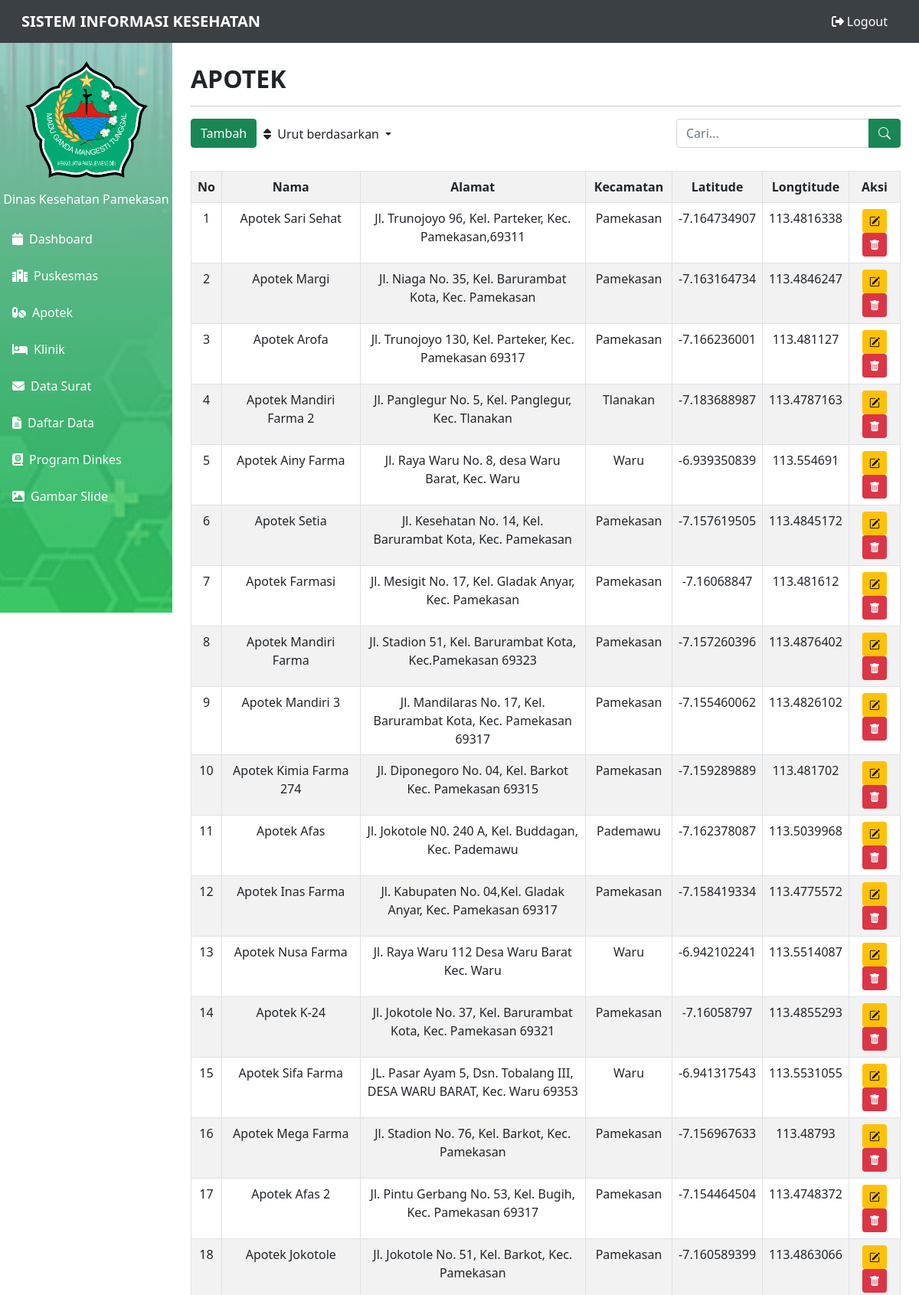
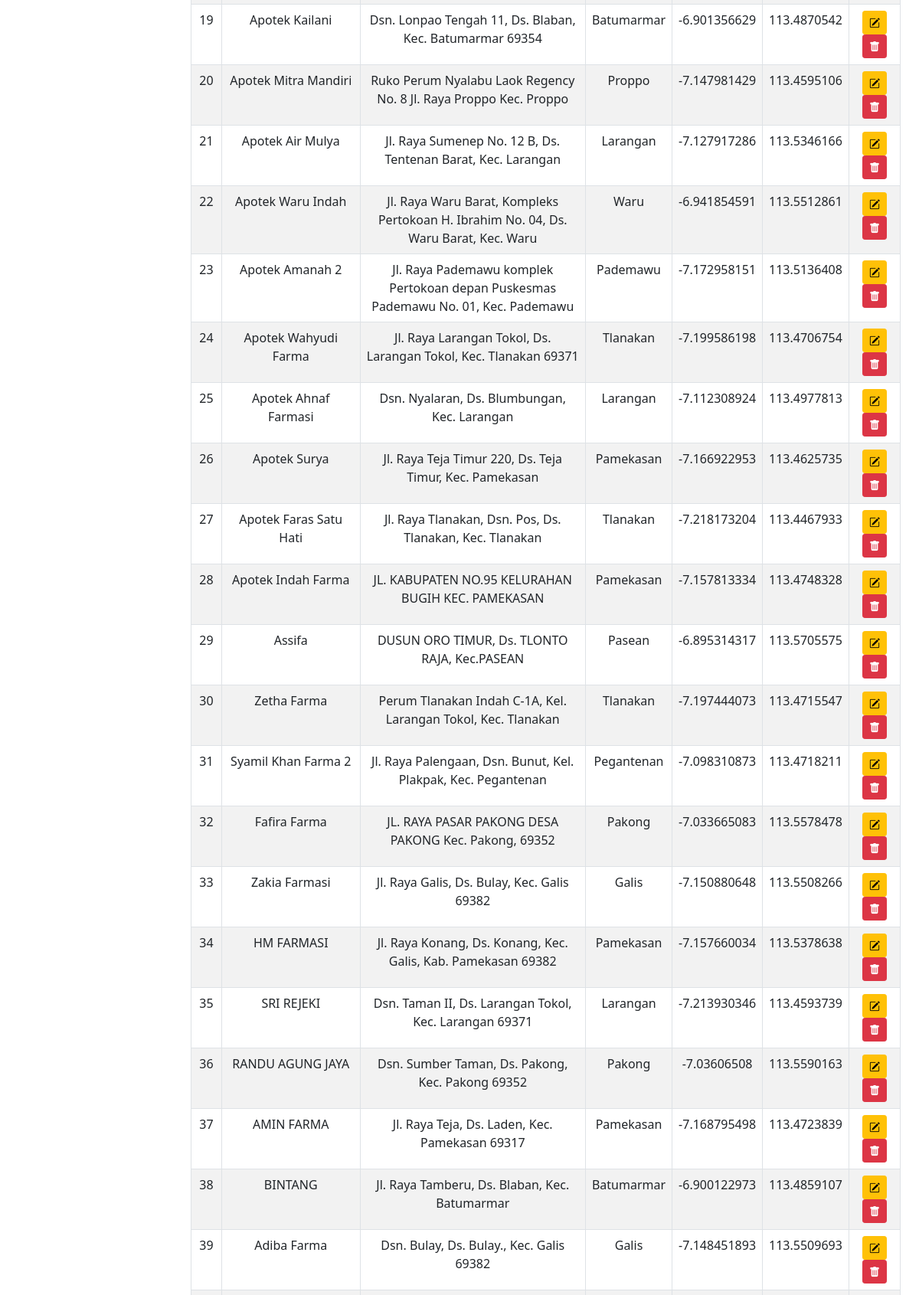
The app's page /admin/apotek/index.php (signed in, upper part) with its own data (2 pictures, top to bottom).
### tables this page shows
CREATE TABLE `apotek` (
  `no` int(11) NOT NULL,
  `nama` varchar(50) NOT NULL,
  `alamat` text NOT NULL,
  `kecamatan` varchar(50) NOT NULL,
  `latitude` varchar(50) NOT NULL,
  `longtitude` varchar(50) NOT NULL
);

### admin/apotek/index.php (the view, shortened to what this page needs)
<?php
$servername = "localhost";
$username = "root";
$password = "";
$database = "dinkes1";
$conn = new mysqli($servername, $username, $password, $database);
$query = "SELECT * FROM apotek";
$result = $conn->query($query);
?>
<!DOCTYPE html>
<html lang="en">
<head>
    <link href="https://cdn.jsdelivr.net/npm/simple-datatables@latest/dist/style.css" rel="stylesheet" />
    <link href="../css/styles.css" rel="stylesheet" />
    <link rel="stylesheet" href="https://cdn.jsdelivr.net/npm/bootstrap-icons@1.11.1/font/bootstrap-icons.css">
</head>
<body class="sb-nav-fixed">
<nav class="sb-topnav navbar navbar-expand navbar-dark" style="background-color: #3B4045;">
    <div class="container-fluid">
        <a class="navbar-brand ps-3" href="../index.php"><b>SISTEM INFORMASI KESEHATAN</b></a>
        <div class="d-flex">
            <div class="text-white pe-3">
                <?php
                if (isset($_SESSION['loggedin']) && $_SESSION['loggedin'] === true) {
                    echo '<a href="../logout.php" class="btn btn-transparent" style="color: #fff;"><i class="fas fa-sign-out-alt" style="color: #fff;"></i> Logout</a>';
                }
                ?>
            </div>
        </div>
    </div>
</nav>
    <div id="layoutSidenav">
        <div id="layoutSidenav_nav" style="background-image: url('../img/sidebar.jpg'); background-size: cover; background-position: center;">
            <nav class="sb-sidenav accordion " style="background-image: linear-gradient(to top, rgba(50, 205, 50, 0.7), rgba(0, 0, 0, 0.2));" id="sidenavAccordion">
                <div class="sb-sidenav-menu ">
                    <div class="nav">
                        <dev class="text-center "><br>
                            <img src="../img/Logo-Pamekasan.png" class="user-image img-responsive rounded" width="160" />
                            <p class='mt-3 mb-3' style='color: white'> Dinas Kesehatan Pamekasan</p>
                        </dev>
                        <a class="nav-link" href="../index.php"><i class="fas fa-calendar"></i>&ensp;Dashboard </a>
                        <a class="nav-link" href="../puskesmas/index.php"><i class="fa-solid fa-hospital"></i>&ensp;Puskesmas</a>
                        <a class="nav-link" href="../apotek/index.php"><i class="fa-solid fa-pills"></i>&ensp;Apotek</a>
                        <a class="nav-link" href="../klinik/index.php"><i class="fa-solid fa-bed"></i></i>&ensp;Klinik</a>
                        <a class="nav-link" href="../surat.php"><i class="fa fa-envelope"></i>&ensp;Data Surat</a>
                        <a class="nav-link" href="../data.php"><i class="fa-solid fa-file-alt"></i>&ensp;Daftar Data</a>
                        <a class="nav-link" href="../programdinkes/index.php"><i class="fa-solid fa-book-atlas"></i>&ensp;Program Dinkes</a>
                        <a class="nav-link" href="../background.php"><i class="fa-solid fa-image"></i>&ensp;Gambar Slide</a>
                    </div>
                </div>
            </nav>
        </div>
        <div id="layoutSidenav_content">
            <main>
                <div class="container mt-1 p-4">
                    <h2><b>APOTEK</b></h2>
                    <hr>
                    <div class="row mb-1">
                        <div class="col-md-1">
                            <button type="button" class="btn btn-success" data-bs-toggle="modal" data-bs-target="#addApotekModal">Tambah</button>
                        </div>
                        <div class="dropdown col-md-7">
                            <a class="nav-link dropdown-toggle text-dark" href="#" role="button" id="sortDropdown" data-bs-toggle="dropdown" aria-expanded="false">
                                <i class="fa-solid fa-sort text-dark"></i>&ensp;<span id="selectedSort">Urut berdasarkan</span>
                            </a>
                        </div>
                        <div class="col-md-4">
                            <div class="input-group">
                                <input class="form-control" type="search" id="myInput" onkeyup="myFunction()" placeholder="Cari...">
                                <button class="btn btn-success"><i class="bi bi-search"></i></button>
                            </div>
                        </div>
                    </div>
                    <div class="table-responsive"><br>
                        <table class="table table-bordered table-striped text-center">
                            <tr>
                                <th>No</th>
                                <th>Nama</th>
                                <th>Alamat</th>
                                <th>Kecamatan</th>
                                <th>Latitude</th>
                                <th>Longtitude</th>
                                <th>Aksi</th>
                            </tr>
                            <?php
                                $i = 1;
                                while ($baris = mysqli_fetch_assoc($result)) {
                            ?>
                                <tr>
                                    <td><?php echo $i; ?></td>
                                    <td><?php echo $baris['nama']; ?></td>
                                    <td class="text-truncate" style="max-width: 450px; word-wrap: break-word; white-space: pre-wrap;"><?php echo $baris['alamat']; ?></td>
                                    <td><?php echo $baris['kecamatan']; ?></td>
                                    <td><?php echo $baris['latitude']; ?></td>
                                    <td><?php echo $baris['longtitude']; ?></td>
                                    <td class="action-icons">
                                        <button type="button" class="btn btn-sm btn-warning" data-bs-toggle="modal" data-bs-target="#editApotekModal" onclick="populateEditModal(<?php echo $baris['no']; ?>, '<?php echo $baris['nama']; ?>', '<?php echo $baris['alamat']; ?>', '<?php echo $baris['kecamatan']; ?>', '<?php echo $baris['latitude']; ?>', '<?php echo $baris['longtitude']; ?>')">
                                            <i class="bi bi-pencil-square"></i>
                                        </button>
                                        <a href="delete_apotek.php?no=<?php echo $baris['no']; ?>" onClick="return confirm('Yakin?')" class="btn btn-danger btn-sm">
                                            <i class="bi bi-trash-fill"></i>
                                        </a>
                                    </td>
                                </tr>
                                <?php $i++; ?>
                            <?php } ?>
                        </table>
                    </div>
                </div>
            </main>
        </div>
    </body>
</html>

### records on screen
apotek: nama "Apotek Sari Sehat", alamat "Jl. Trunojoyo 96, Kel. Parteker, Kec. Pamekasan,69311", kecamatan "Pamekasan", latitude "-7.164734907", longtitude "113.4816338"
apotek: nama "Apotek Margi", alamat "Jl. Niaga No. 35, Kel. Barurambat Kota, Kec. Pamekasan", kecamatan "Pamekasan", latitude "-7.163164734", longtitude "113.4846247"
apotek: nama "Apotek Arofa", alamat "Jl. Trunojoyo 130, Kel. Parteker, Kec. Pamekasan 69317", kecamatan "Pamekasan", latitude "-7.166236001", longtitude "113.481127"
apotek: nama "Apotek Mandiri Farma 2", alamat "Jl. Panglegur No. 5, Kel. Panglegur, Kec. Tlanakan", kecamatan "Tlanakan", latitude "-7.183688987", longtitude "113.4787163"
apotek: nama "Apotek Ainy Farma", alamat "Jl. Raya Waru No. 8, desa Waru Barat, Kec. Waru", kecamatan "Waru", latitude "-6.939350839", longtitude "113.554691"
apotek: nama "Apotek Setia", alamat "Jl. Kesehatan No. 14, Kel. Barurambat Kota, Kec. Pamekasan", kecamatan "Pamekasan", latitude "-7.157619505", longtitude "113.4845172"
apotek: nama "Apotek Farmasi", alamat "Jl. Mesigit No. 17, Kel. Gladak Anyar, Kec. Pamekasan", kecamatan "Pamekasan", latitude "-7.16068847", longtitude "113.481612"
apotek: nama "Apotek Mandiri Farma", alamat "Jl. Stadion 51, Kel. Barurambat Kota, Kec.Pamekasan 69323", kecamatan "Pamekasan", latitude "-7.157260396", longtitude "113.4876402"
apotek: nama "Apotek Mandiri 3", alamat "Jl. Mandilaras No. 17, Kel. Barurambat Kota, Kec. Pamekasan 69317", kecamatan "Pamekasan", latitude "-7.155460062", longtitude "113.4826102"
apotek: nama "Apotek Kimia Farma 274", alamat "Jl. Diponegoro No. 04, Kel. Barkot Kec. Pamekasan 69315", kecamatan "Pamekasan", latitude "-7.159289889", longtitude "113.481702"
apotek: nama "Apotek Afas", alamat "Jl. Jokotole N0. 240 A, Kel. Buddagan, Kec. Pademawu", kecamatan "Pademawu", latitude "-7.162378087", longtitude "113.5039968"
apotek: nama "Apotek Inas Farma", alamat "Jl. Kabupaten No. 04,Kel. Gladak Anyar, Kec. Pamekasan 69317", kecamatan "Pamekasan", latitude "-7.158419334", longtitude "113.4775572"
apotek: nama "Apotek Nusa Farma", alamat "Jl. Raya Waru 112 Desa Waru Barat Kec. Waru", kecamatan "Waru", latitude "-6.942102241", longtitude "113.5514087"
apotek: nama "Apotek K-24", alamat "Jl. Jokotole No. 37, Kel. Barurambat Kota, Kec. Pamekasan 69321", kecamatan "Pamekasan", latitude "-7.16058797", longtitude "113.4855293"
apotek: nama "Apotek Sifa Farma", alamat "JL. Pasar Ayam 5, Dsn. Tobalang III, DESA WARU BARAT, Kec. Waru 69353", kecamatan "Waru", latitude "-6.941317543", longtitude "113.5531055"
apotek: nama "Apotek Mega Farma", alamat "Jl. Stadion No. 76, Kel. Barkot, Kec. Pamekasan", kecamatan "Pamekasan", latitude "-7.156967633", longtitude "113.48793"
apotek: nama "Apotek Afas 2", alamat "Jl. Pintu Gerbang No. 53, Kel. Bugih, Kec. Pamekasan 69317", kecamatan "Pamekasan", latitude "-7.154464504", longtitude "113.4748372"
apotek: nama "Apotek Jokotole", alamat "Jl. Jokotole No. 51, Kel. Barkot, Kec. Pamekasan", kecamatan "Pamekasan", latitude "-7.160589399", longtitude "113.4863066"
apotek: nama "Apotek Kailani", alamat "Dsn. Lonpao Tengah 11, Ds. Blaban, Kec. Batumarmar 69354", kecamatan "Batumarmar", latitude "-6.901356629", longtitude "113.4870542"
apotek: nama "Apotek Mitra Mandiri", alamat "Ruko Perum Nyalabu Laok Regency No. 8 Jl. Raya Proppo Kec. Proppo", kecamatan "Proppo", latitude "-7.147981429", longtitude "113.4595106"
apotek: nama "Apotek Air Mulya", alamat "Jl. Raya Sumenep No. 12 B, Ds. Tentenan Barat, Kec. Larangan", kecamatan "Larangan", latitude "-7.127917286", longtitude "113.5346166"
apotek: nama "Apotek Waru Indah", alamat "Jl. Raya Waru Barat, Kompleks Pertokoan H. Ibrahim No. 04, Ds. Waru Barat, Kec. Waru", kecamatan "Waru", latitude "-6.941854591", longtitude "113.5512861"
apotek: nama "Apotek Amanah 2", alamat "Jl. Raya Pademawu komplek Pertokoan depan Puskesmas Pademawu No. 01, Kec. Pademawu", kecamatan "Pademawu", latitude "-7.172958151", longtitude "113.5136408"
apotek: nama "Apotek Wahyudi Farma", alamat "Jl. Raya Larangan Tokol, Ds. Larangan Tokol, Kec. Tlanakan 69371", kecamatan "Tlanakan", latitude "-7.199586198", longtitude "113.4706754"
apotek: nama "Apotek Ahnaf Farmasi", alamat "Dsn. Nyalaran, Ds. Blumbungan, Kec. Larangan", kecamatan "Larangan", latitude "-7.112308924", longtitude "113.4977813"
apotek: nama "Apotek Surya", alamat "Jl. Raya Teja Timur 220, Ds. Teja Timur, Kec. Pamekasan", kecamatan "Pamekasan", latitude "-7.166922953", longtitude "113.4625735"
apotek: nama "Apotek Faras Satu Hati", alamat "Jl. Raya Tlanakan, Dsn. Pos, Ds. Tlanakan, Kec. Tlanakan", kecamatan "Tlanakan", latitude "-7.218173204", longtitude "113.4467933"
apotek: nama "Apotek Indah Farma", alamat "JL. KABUPATEN NO.95 KELURAHAN BUGIH KEC. PAMEKASAN", kecamatan "Pamekasan", latitude "-7.157813334", longtitude "113.4748328"
apotek: nama "Assifa", alamat "DUSUN ORO TIMUR, Ds. TLONTO RAJA, Kec.PASEAN", kecamatan "Pasean", latitude "-6.895314317", longtitude "113.5705575"
apotek: nama "Zetha Farma", alamat "Perum Tlanakan Indah C-1A, Kel. Larangan Tokol, Kec. Tlanakan", kecamatan "Tlanakan", latitude "-7.197444073", longtitude "113.4715547"
apotek: nama "Syamil Khan Farma 2", alamat "Jl. Raya Palengaan, Dsn. Bunut, Kel. Plakpak, Kec. Pegantenan", kecamatan "Pegantenan", latitude "-7.098310873", longtitude "113.4718211"
apotek: nama "Fafira Farma", alamat "JL. RAYA PASAR PAKONG DESA PAKONG Kec. Pakong, 69352", kecamatan "Pakong", latitude "-7.033665083", longtitude "113.5578478"
apotek: nama "Zakia Farmasi", alamat "Jl. Raya Galis, Ds. Bulay, Kec. Galis 69382", kecamatan "Galis", latitude "-7.150880648", longtitude "113.5508266"
apotek: nama "HM FARMASI", alamat "Jl. Raya Konang, Ds. Konang, Kec. Galis, Kab. Pamekasan 69382", kecamatan "Pamekasan", latitude "-7.157660034", longtitude "113.5378638"
apotek: nama "SRI REJEKI", alamat "Dsn. Taman II, Ds. Larangan Tokol, Kec. Larangan 69371", kecamatan "Larangan", latitude "-7.213930346", longtitude "113.4593739"
apotek: nama "RANDU AGUNG JAYA", alamat "Dsn. Sumber Taman, Ds. Pakong, Kec. Pakong 69352", kecamatan "Pakong", latitude "-7.03606508", longtitude "113.5590163"
apotek: nama "AMIN FARMA", alamat "Jl. Raya Teja, Ds. Laden, Kec. Pamekasan 69317", kecamatan "Pamekasan", latitude "-7.168795498", longtitude "113.4723839"
apotek: nama "BINTANG", alamat "Jl. Raya Tamberu, Ds. Blaban, Kec. Batumarmar", kecamatan "Batumarmar", latitude "-6.900122973", longtitude "113.4859107"
apotek: nama "Adiba Farma", alamat "Dsn. Bulay, Ds. Bulay., Kec. Galis 69382", kecamatan "Galis", latitude "-7.148451893", longtitude "113.5509693"
